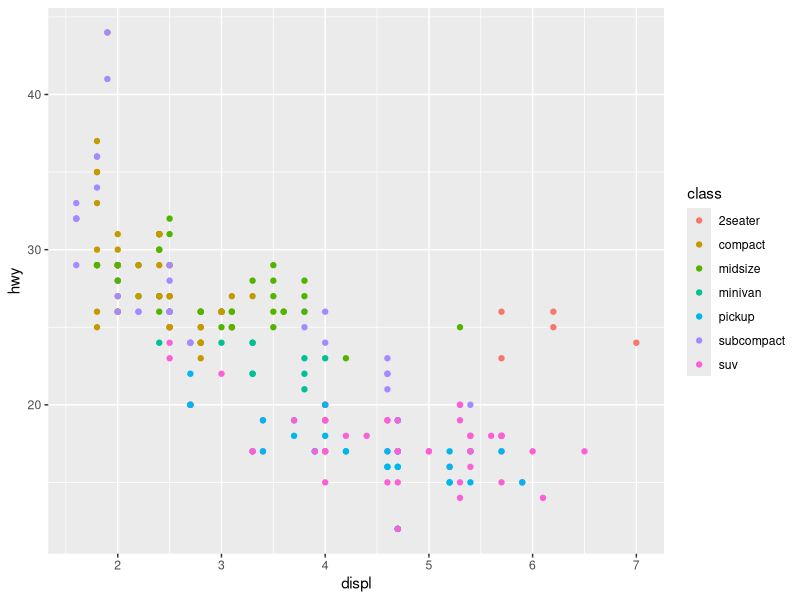
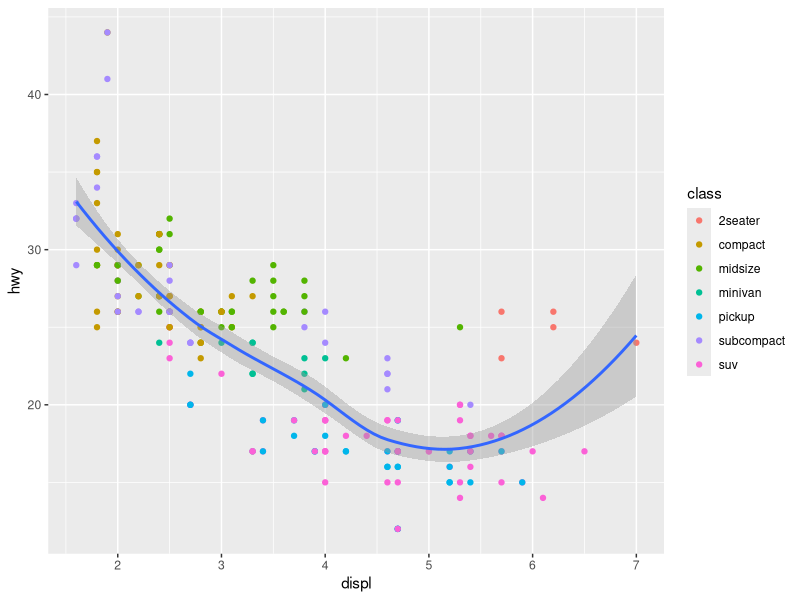
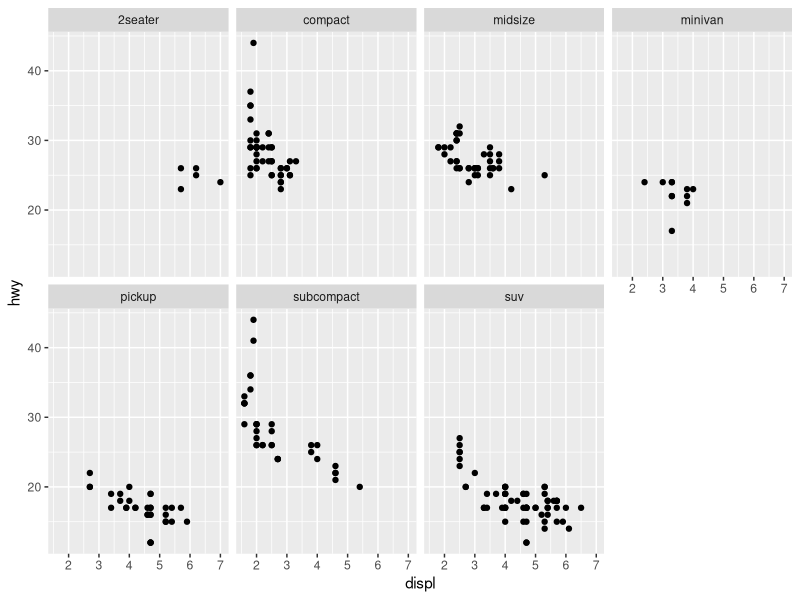
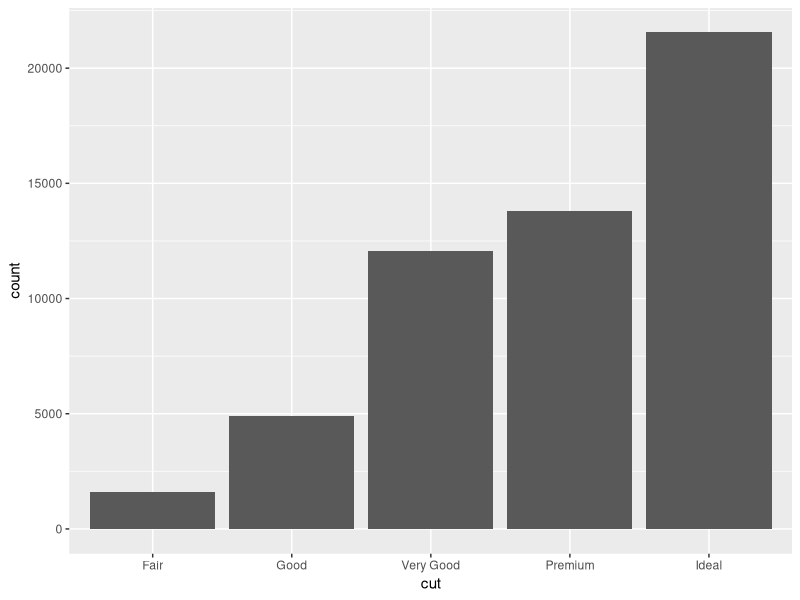

The R script that drew these images, in order:
library(tidyverse) # Library I am using for ggplot2 and dplyr

mpg #First set of data

ggplot(data = mpg) +
  geom_point(mapping = aes(x = displ, y = hwy, color = class)) 
#Basic point plot with color shows the engine type and highway milage the car gets and also what type of car it is with color

ggplot(data = mpg, mapping = aes(x = displ, y = hwy)) +
  geom_point(mapping = aes(color = class)) +
  geom_smooth() 
#adds a line of best fit showing that highway mileage lowers with the amount of cylinders 

ggplot(data = mpg) +
  geom_point(mapping = aes(x = displ, y = hwy)) +
  facet_wrap(~ class, nrow = 2)
#breaks data into different graphs based on the class of car

#second chapter

diamonds #second data set

ggplot(data = diamonds) +
  geom_bar(mapping = aes(x = cut)) #creates a basic bar graph

